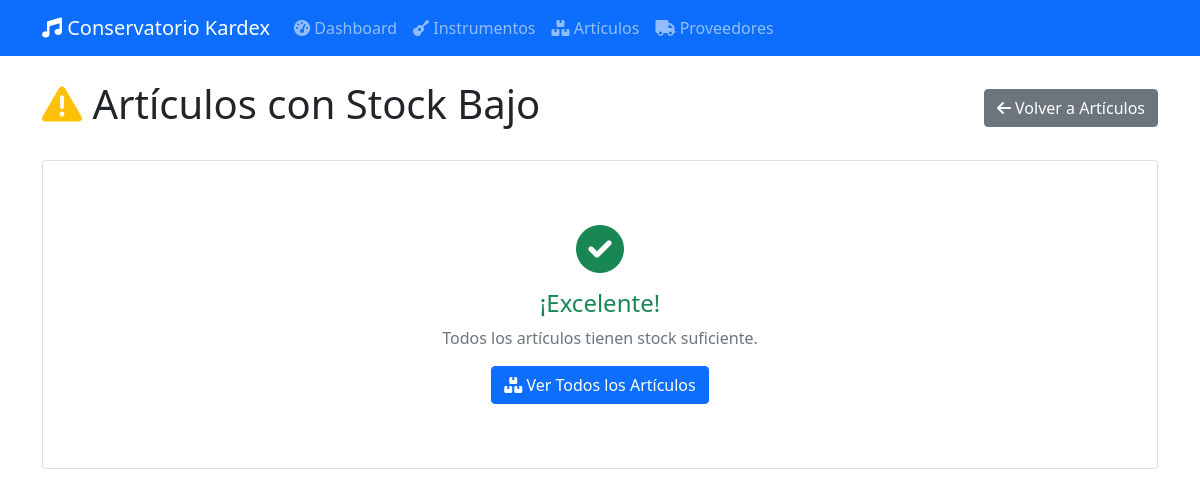
Page /articulos/stock-bajo on the earlier database version.
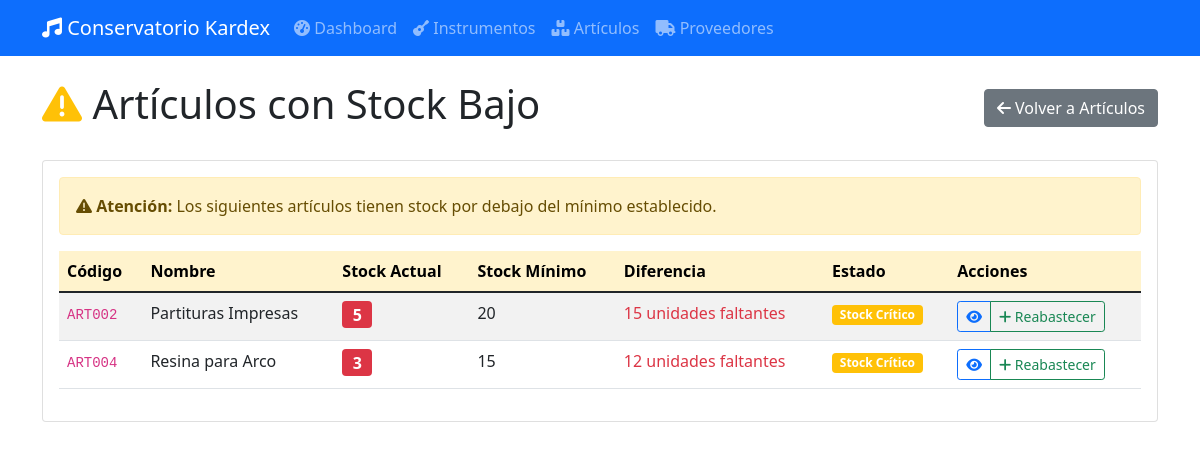
Same page on the later database version.
### app/database/models.py (models this page shows, shortened)
class Articulo(db.Model):
    __tablename__ = 'tb_articulo'
    i_id = db.Column(db.Integer, db.ForeignKey('tb_item.id'), primary_key=True)
    a_c_contable = db.Column(db.String(20), nullable=False)
    a_stockMax = db.Column(db.Integer)
    a_stockMin = db.Column(db.Integer)
    created_at = db.Column(db.DateTime, default=datetime.utcnow)
    updated_at = db.Column(db.DateTime, default=datetime.utcnow, onupdate=datetime.utcnow)

class BaseModel(db.Model):
    __abstract__ = True
    id = db.Column(db.Integer, primary_key=True)
    created_at = db.Column(db.DateTime, default=datetime.utcnow)
    updated_at = db.Column(db.DateTime, default=datetime.utcnow, onupdate=datetime.utcnow)

class Item(BaseModel):
    __tablename__ = 'tb_item'
    i_codigo = db.Column(db.String(20), unique=True, nullable=False)
    i_nombre = db.Column(db.String(200), nullable=False)
    i_tipo = db.Column(db.String(20), nullable=False)  # 'instrumento' o 'articulo'
    i_cantidad = db.Column(db.Integer, default=0)
    i_vUnitario = db.Column(db.Numeric(10, 2), default=0.0)
    i_vTotal = db.Column(db.Numeric(10, 2), default=0.0)
    instrumento = db.relationship('Instrumento', backref='item', uselist=False)
    articulo = db.relationship('Articulo', backref='item', uselist=False)
    movimientos = db.relationship('MovimientoDetalle', backref='item', lazy=True)
    stock = db.relationship('Stock', backref='item', uselist=False)

### app/routes/web/articulos.py (the view)
@bp.route('/stock-bajo')
def stock_bajo():
    articulos = articulo_service.obtener_stock_bajo()
    return render_template('articulos/stock_bajo.html', articulos=articulos)

### app/database/repositories/articulos.py (called while the page is built)
    def get_low_stock(self):
        return db.session.query(Articulo, Item).join(Item, Articulo.i_id == Item.id).filter(Item.i_cantidad <= Articulo.a_stockMin).all()

### app/services/articulo_service.py (called while the page is built)
    def obtener_stock_bajo(self):
        return self.repo.get_low_stock()

### app/templates/articulos/stock_bajo.html (shortened to what the changed rows need)
{% extends "base.html" %}
{% block content %}
<div class="row">
    <div class="col-12">
        <div class="d-flex justify-content-between align-items-center mb-4">
            <h1>
                <i class="fas fa-exclamation-triangle text-warning"></i> Artículos con Stock Bajo
            </h1>
        </div>
    </div>
</div>
<div class="row">
    <div class="col-12">
        <div class="card">
            <div class="card-body">
                {% if articulos %}
                <div class="alert alert-warning">
                    <i class="fas fa-exclamation-triangle"></i>
                    <strong>Atención:</strong> Los siguientes artículos tienen stock por debajo del mínimo establecido.
                </div>
                <div class="table-responsive">
                    <table class="table table-striped table-hover">
                        <thead class="table-warning">
                            <tr>
                                <th>Código</th>
                                <th>Nombre</th>
                                <th>Stock Actual</th>
                                <th>Stock Mínimo</th>
                                <th>Diferencia</th>
                                <th>Estado</th>
                                <th>Acciones</th>
                            </tr>
                        </thead>
                        <tbody>
                            {% for articulo, item in articulos %}
                            <tr>
                                <td>
                                    <code>{{ item.i_codigo }}</code>
                                </td>
                                <td>{{ item.i_nombre }}</td>
                                <td>
                                    <span class="badge bg-danger fs-6">{{ item.i_cantidad }}</span>
                                </td>
                                <td>{{ articulo.a_stockMin }}</td>
                                <td>
                                    <span class="text-danger">
                                        {{ articulo.a_stockMin - item.i_cantidad }} unidades faltantes
                                    </span>
                                </td>
                                <td>
                                    {% if item.i_cantidad == 0 %}
                                        <span class="badge bg-danger">Sin Stock</span>
                                    {% else %}
                                        <span class="badge bg-warning">Stock Crítico</span>
                                    {% endif %}
                                </td>
                                <td>
                                    <div class="btn-group btn-group-sm" role="group">
                                        <a href="{{ url_for('articulos.detalle_articulo', codigo=item.i_codigo) }}"
                                           class="btn btn-outline-primary" title="Ver detalles">
                                            <i class="fas fa-eye"></i>
                                        </a>
                                        <button type="button" class="btn btn-outline-success"
                                                data-bs-toggle="modal"
                                                data-bs-target="#entradaModal{{ item.id }}"
                                                title="Registrar entrada">
                                            <i class="fas fa-plus"></i> Reabastecer
                                        </button>
                                    </div>
                                </td>
                            </tr>
                            {% endfor %}
                        </tbody>
                    </table>
                </div>
                {% else %}
                <div class="text-center py-5">
                    <i class="fas fa-check-circle fa-3x text-success mb-3"></i>
                    <h4 class="text-success">¡Excelente!</h4>
                    <p class="text-muted">Todos los artículos tienen stock suficiente.</p>
                    <a href="{{ url_for('articulos.listar_articulos') }}" class="btn btn-primary">
                        <i class="fas fa-boxes"></i> Ver Todos los Artículos
                    </a>
                </div>
                {% endif %}
            </div>
        </div>
    </div>
</div>
{% endblock %}

Differences in the rows shown:
added Articulo: i_codigo "ART002", i_nombre "Partituras Impresas", i_cantidad "5", a_stockMin "20", articulo.a_stockMin-item.i_cantidad "15"
added Articulo: i_codigo "ART004", i_nombre "Resina para Arco", i_cantidad "3", a_stockMin "15", articulo.a_stockMin-item.i_cantidad "12"
Other differences:
text no longer shown: "¡Excelente! Todos los artículos tienen stock suficiente. Ver Todos los Artículos"
text now shown: "Atención: Los siguientes artículos tienen stock por debajo del mínimo establecido. Código Nombre Stock Actual Stock Mínimo Diferencia Estado Acciones"
